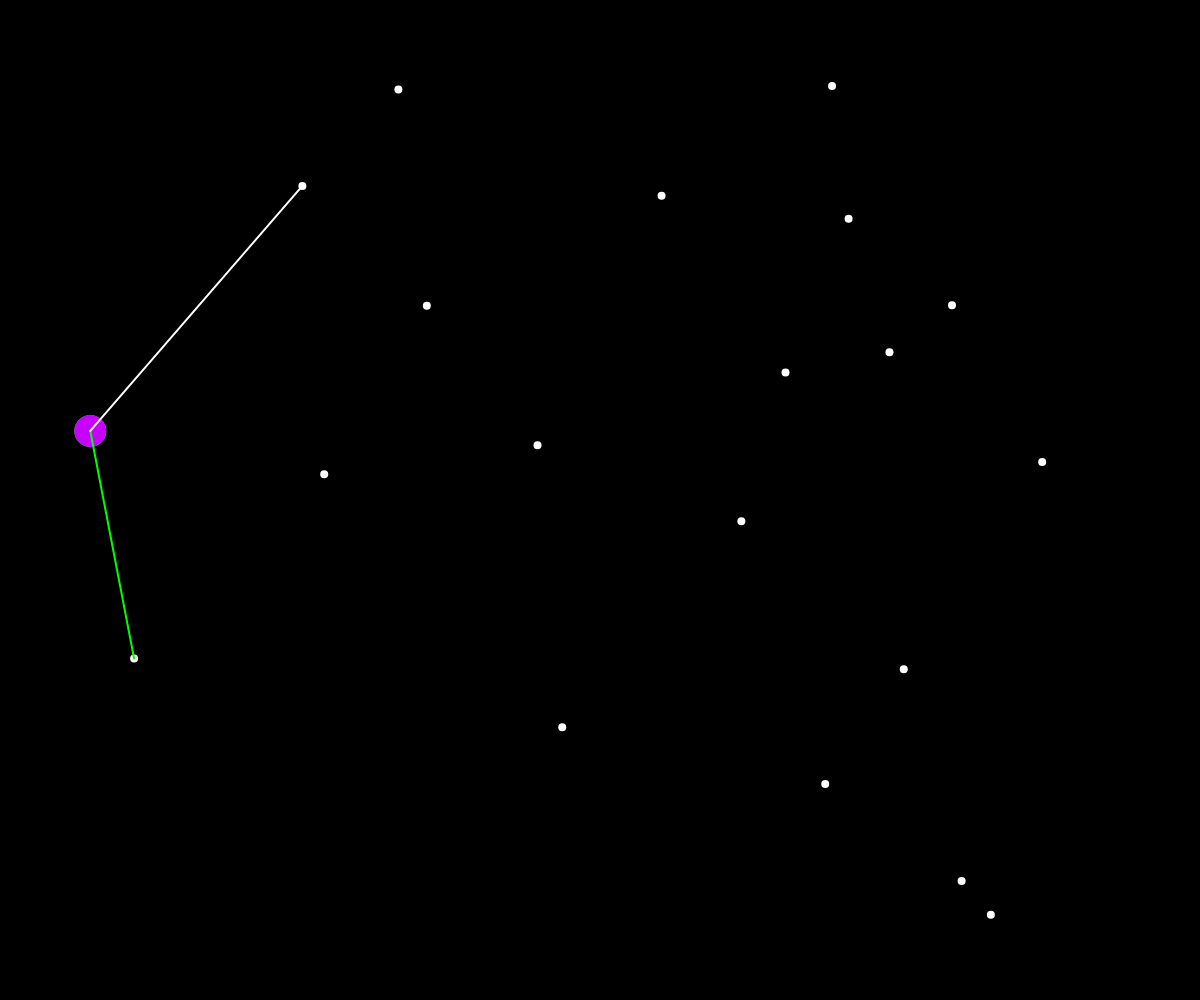
Frame 1 (no input)
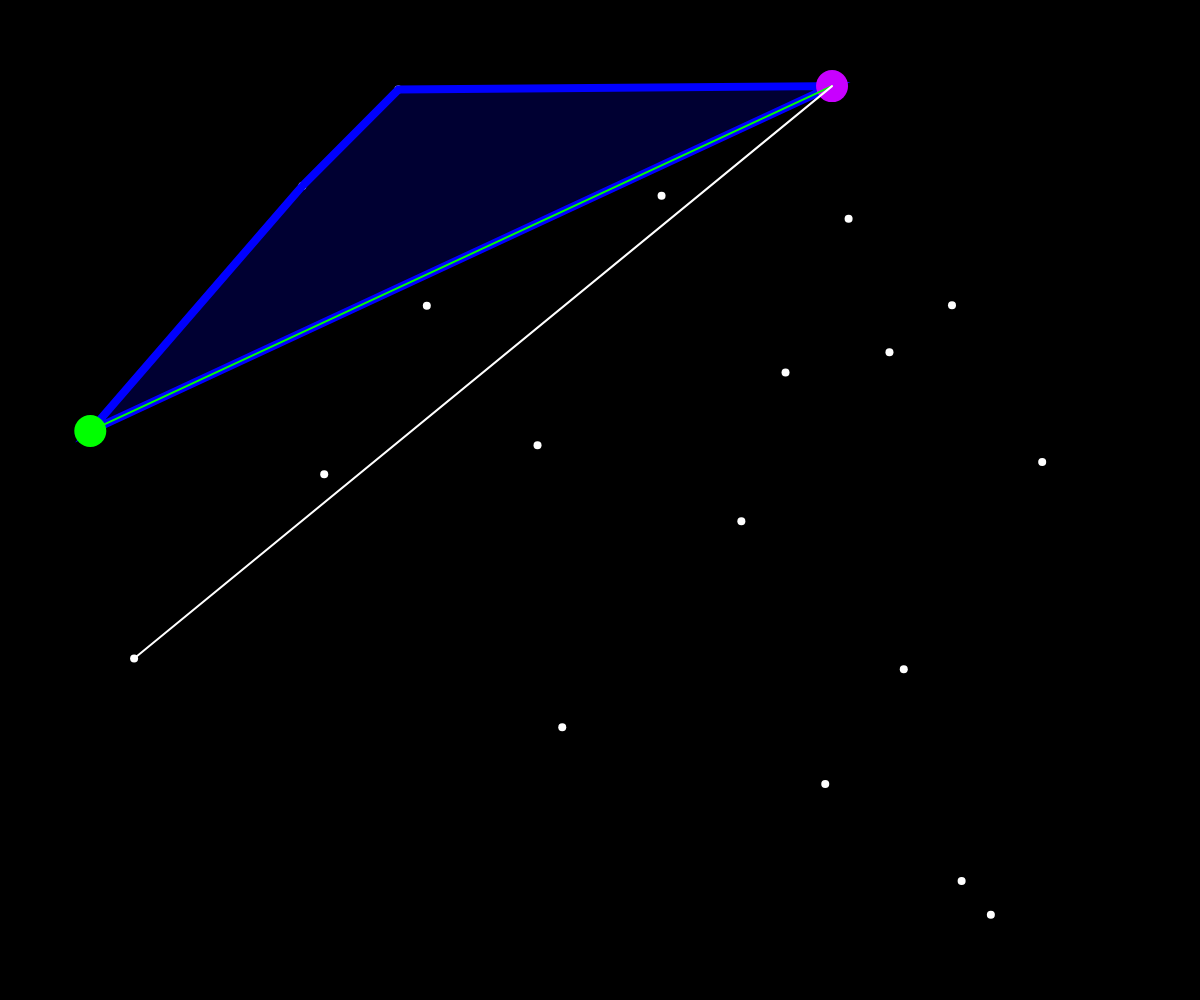
Frame 60 (no input)
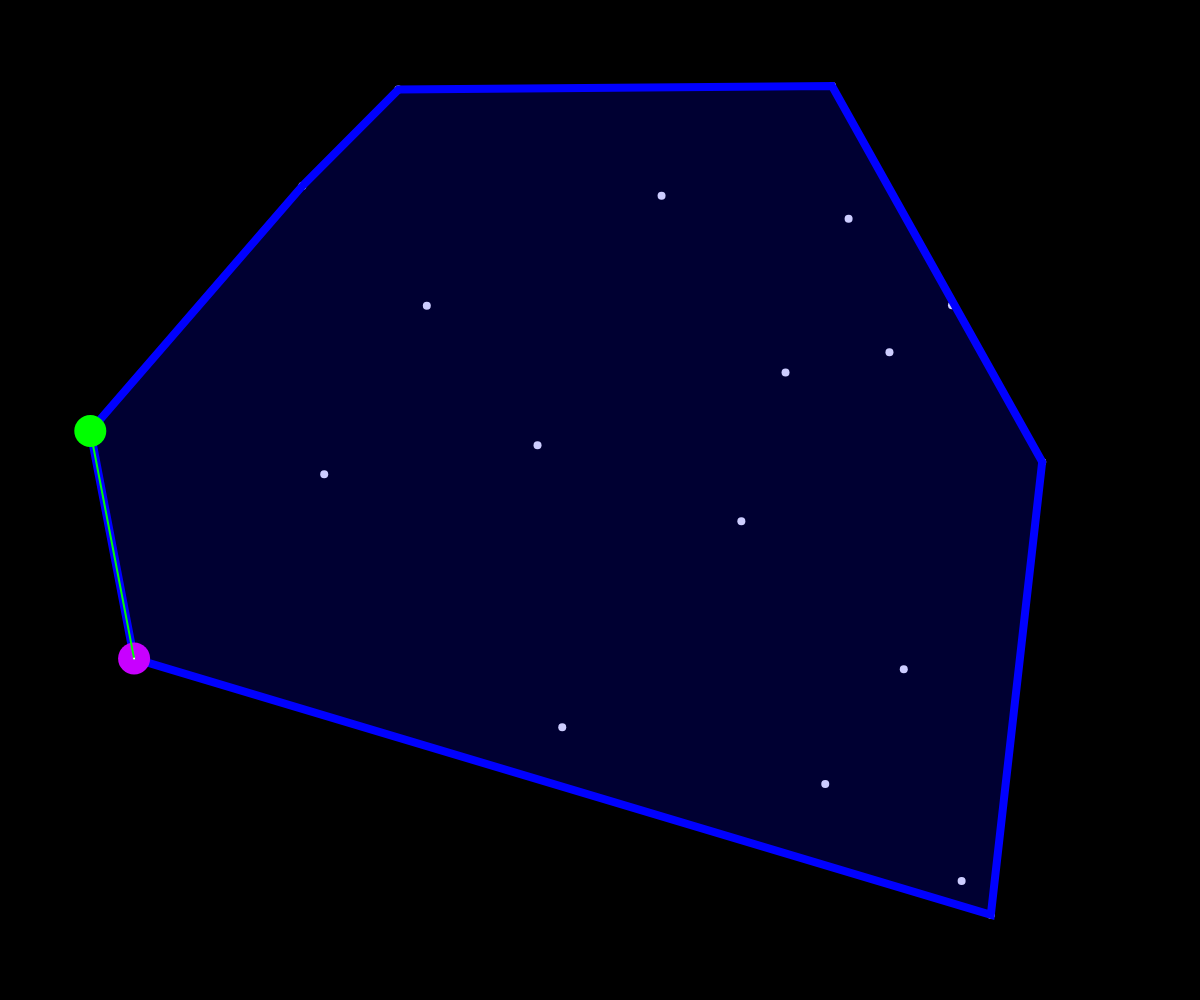
Frame 120 (the mouse pressed at the canvas centre since frame 60)

The p5.js sketch that drew these frames (run headless with seeded random() and noise() and a simulated clock; from frame 60 on, the mouse is pressed at the canvas centre):

// p5.js sketch
// ── sketch.js
const points = [];
const hull = [];

let leftMostMost;
let currentVertex;
let index = 0;
let nextVertex;

function setup() {
	createCanvas(windowWidth, windowHeight);
    const buffer = 20;
    for (let i = 0; i < 20; i++) {
        points.push(createVector(random(buffer, width-buffer), random(buffer, height-buffer)));
    } 

    points.sort((a, b) => a.x - b.x);
    leftMost = points[0];
    currentVertex = leftMost;
    hull.push(currentVertex);
    nextVertex = points[1];
    index = 2;
}

function draw() {
    background(0);

    stroke(255);
    strokeWeight(8);
    for (let p of points) {
        point(p.x, p.y);
    }

    stroke(0, 0, 255);
    beginShape();
    fill(0, 0, 255, 50);
    for (let p of hull) {
        vertex(p.x, p.y);
    }
    endShape(CLOSE);

    stroke(0, 255, 0);
    strokeWeight(32);
    point(leftMost.x, leftMost.y);

    stroke(200,0,255);
    strokeWeight(32);
    point(currentVertex.x, currentVertex.y);

    stroke(0,255,0);
    strokeWeight(2);
    line(currentVertex.x, currentVertex.y, nextVertex.x, nextVertex.y);

    let checking = points[index];
    stroke(255);
    line(currentVertex.x, currentVertex.y, checking.x, checking.y);

    const a = p5.Vector.sub(nextVertex, currentVertex);
    const b = p5.Vector.sub(checking, currentVertex);
    const cross = a.cross(b);
    if(cross.z < 0) {
        nextVertex = checking;
    }
    index++;
    if(index == points.length) {
        if(nextVertex == leftMost) {
            console.log('Done');
            noLoop();
        }
        hull.push(nextVertex);
        currentVertex = nextVertex;
        index = 0;
        nextVertex = leftMost;
    }
}
